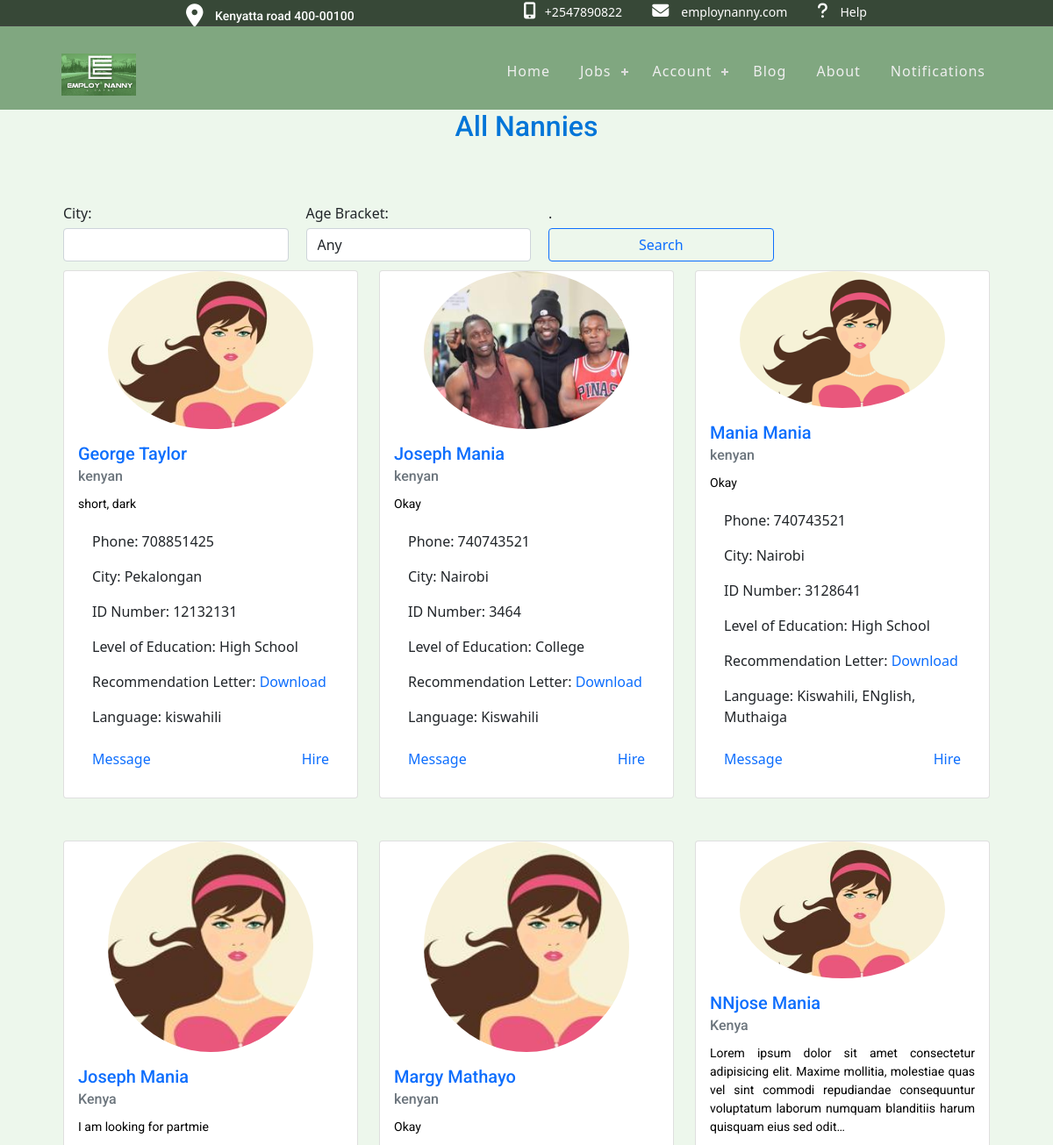
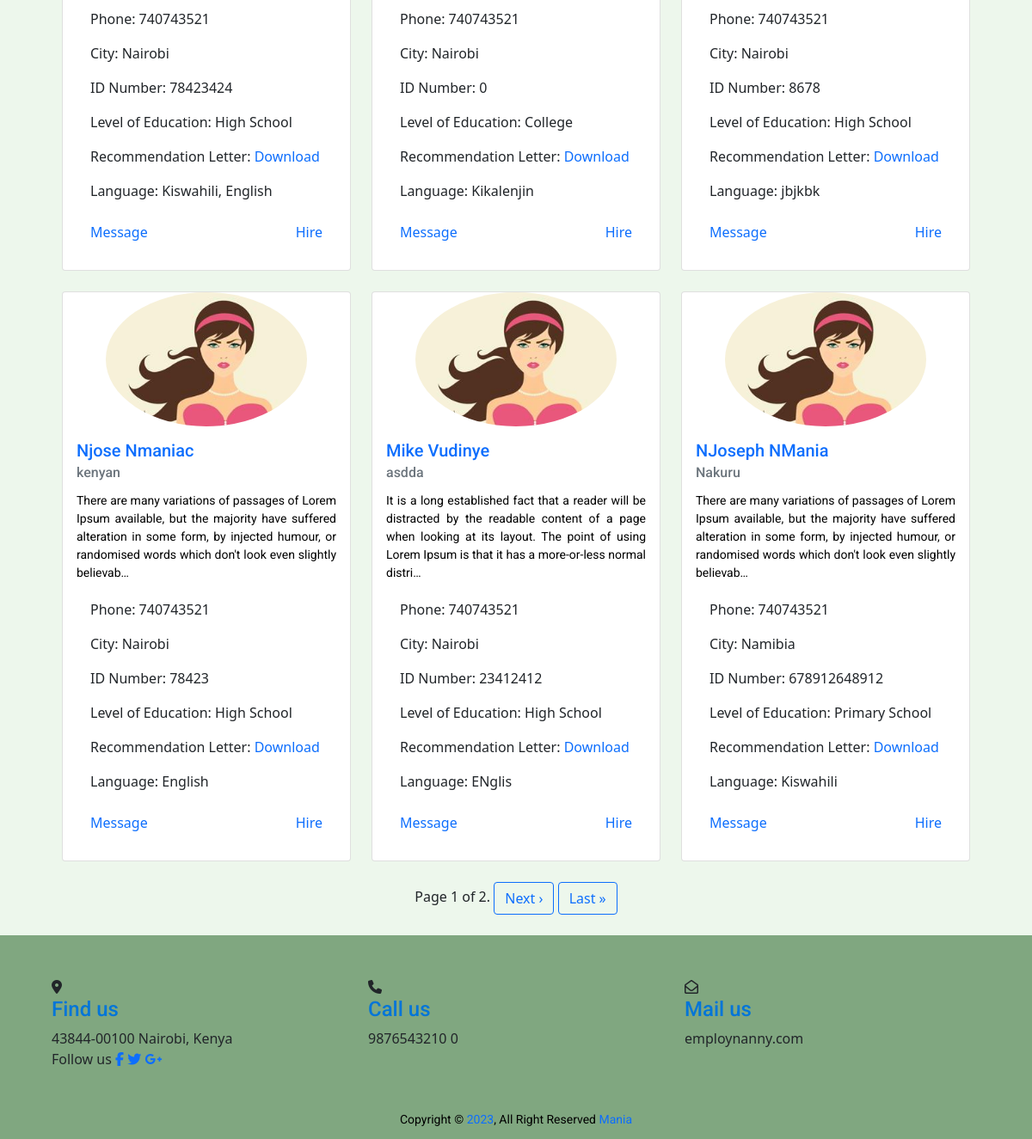
The page /nannies on the database its author committed (2 pictures, top to bottom).
### users/models.py (models this page shows, shortened)
class NannyDetails(models.Model):
    user = models.OneToOneField(User, on_delete=models.CASCADE)
    first_name = models.CharField(max_length=100)
    last_name = models.CharField(max_length=100)
    phone = models.IntegerField(default=0)
    city = models.CharField(max_length=100)
    address = models.CharField(max_length=200)
    id_number = models.IntegerField(default=0)
    level_of_education = models.CharField(
        max_length=100, choices=HIGHEST_LEVEL_EDUCATION)
    recommendation_letter = models.FileField(
        upload_to='recommendations/', null=True, blank=True)
    id_front_image = models.ImageField(
        upload_to='id_images/', default=0)
    id_back_image = models.ImageField(
        upload_to='id_images/', default=0)
    good_conduct_certificate = models.FileField(
        upload_to='good_conduct/', null=True, blank=True)
    nationality = models.CharField(max_length=100, choices=NATIONALITY_CHOICES)
    availability = models.CharField(
        max_length=100, choices=AVAILABILITY_CHOICES)
    language = models.CharField(max_length=200)
    date_joined = models.DateTimeField(auto_now_add=True)
    years_of_experience = models.IntegerField(default=0)
    age_bracket = models.CharField(
        max_length=100, choices=AGE_GROUP_CHOICES, default="N/A")
    description = models.TextField(blank=True)
    image = models.ImageField(
        default='default.jpg', upload_to='nanny_profile_pics')

### jobapp/views.py (the view)
# urls.py: path("nannies", views.show_all_nannies, name="nannies"),
def show_all_nannies(request):
    city_query = request.GET.get('city', '')
    age_query = request.GET.get('age')
    if city_query and age_query:
        nannies = NannyDetails.objects.filter(
            city__icontains=city_query, age_bracket=age_query).order_by("-date_joined")
    elif city_query:
        nannies = NannyDetails.objects.filter(
            city__icontains=city_query).order_by("-date_joined")
    elif age_query:
        nannies = NannyDetails.objects.filter(
            age_bracket=age_query).order_by("-date_joined")
    else:
        nannies = NannyDetails.objects.all().order_by("-date_joined")
    paginator = Paginator(nannies, 9)
    page_number = request.GET.get('page')
    page_obj = paginator.get_page(page_number)
    age_query_value = age_query if age_query else ''
    context = {
        "page_obj": page_obj,
        "city_query": city_query,
        "age_query": AGE_GROUP_CHOICES,  # add age choices to context
        "selected_age_query": age_query_value,  # add selected_age_query to context
    }
    return render(request, "jobapp/nannies_available.html", context)

### jobapp/templatetags/jobapp_tags.py (called while the page is built)
@register.filter(name='has_group')
def has_group(user, group_name):
    return user.groups.filter(name=group_name).exists()

### jobapp/templates/jobapp/nannies_available.html (shortened to what this page needs)
{% extends 'jobapp/base.html' %}
{% block content %}
<h2 class="text-center">All Nannies</h2>
<div class="container" style="max-width: 90%">
<form method="GET" >
  <div class="form-row">
    <div class="form-group col-md-3">
      <label for="city">City:</label>
      <input type="text" class="form-control" id="city" name="city" value="{{ city_query }}">
    </div>
    <div class="form-group col-md-3">
      <label for="age">Age Bracket:</label>
      <select class="form-control" id="age" name="age">
        <option value="">Any</option>
      </select>
    </div>
    <div class="form-group col-md-3">
        <label for="age">.</label>
      <button type="submit" class="btn btn-outline-primary btn-block">Search</button>
    </div>
  </div>
</form>
  <div class="row justify-content-center mb-4 px-6">
    {% for nanny in page_obj %}
      <div class="col-md-4 mb-4">
        <div class="card h-100">
          <img class="card-img-top img-fluid nanny-image" src="{{ nanny.image.url }}" alt="Profile picture">
          <div class="card-body">
            <h5 class="card-title"><a href="{% url 'nanny_profile' nanny.id %}">{{ nanny.first_name }} {{ nanny.last_name }}</a></h5>
            <h6 class="card-subtitle mb-2 text-muted">{{ nanny.nationality }}</h6>
            <p class="card-text">{{ nanny.description|truncatechars:200 }}</p>
            <ul class="list-group list-group-flush">
              <li class="list-group-item">Phone: {{ nanny.phone }}</li>
              <li class="list-group-item">City: {{ nanny.city }}</li>
              <li class="list-group-item">ID Number: {{ nanny.id_number }}</li>
              <li class="list-group-item">Level of Education: {{ nanny.get_level_of_education_display }}</li>
              <li class="list-group-item">Recommendation Letter: {% if nanny.recommendation_letter %}<a href="{{ nanny.recommendation_letter.url }}">Download</a>{% else %}N/A{% endif %}</li>
              <li class="list-group-item">Language: {{ nanny.language }}</li>
            </ul>
            <div class="card-body d-flex justify-content-between align-items-end">
              <a href="{% url 'direct_contract_index' nanny_id=nanny.id%}" class="card-link float-left">Message</a>
              <a href="{% url 'direct_contract' nanny.id %}" class="card-link ml-auto">Hire</a>
            </div>
          </div>
        </div>
      </div>
      {% if forloop.counter|divisibleby:3 %}
        </div><div class="row justify-content-center">
      {% endif %}
    {% endfor %}
  </div>
</div>
{% if page_obj.has_other_pages %}
  <div class="pagination justify-content-center">
    <span class="step-links">
      <span class="current-page">
        Page {{ page_obj.number }} of {{ page_obj.paginator.num_pages }}.
      </span>
      {% if page_obj.has_next %}
        <a href="?page={{ page_obj.next_page_number }}" class="btn btn-outline-primary">Next &rsaquo;</a>
        <a href="?page={{ page_obj.paginator.num_pages }}" class="btn btn-outline-primary">Last &raquo;</a>
      {% endif %}
    </span>
  </div>
{% endif %}
{% endblock %}

### static/css/base.css (style rules this page uses)
p { color: black; font-family: 'Roboto', sans-serif; }
:root { --background-color: #ffffff; --text-color: #000000; }

### static/css/registration.css (style rules this page uses)
::placeholder { color: #969fa4; }
p { text-align: center; font-size: 14px; color: #090a09; margin: 12px 0; }
form { padding-top: 60px; }

### static/css/header.css (style rules this page uses)
h1, h2, h3, h4, h5 { color: #0275d8; font-family: 'Roboto', sans-serif; }
h6 { font-family: 'Roboto', sans-serif; }
a, a:hover, a:focus, a:active { text-decoration: none; outline: none; }
body { background-color: rgb(237, 247, 236); }
ul { margin: 0; padding: 0; list-style: none; }

### static/css/home.css (style rules this page uses)
img { width: 100%; }

### static/css/nannyDetails.css (style rules this page uses)
.container { margin-right: auto; margin-left: auto; max-width: 800px; }
.form-group { display: flex; flex-direction: column; margin-right: 10px; margin-bottom: 10px; width: 45%; }
.form-group:last-child { margin-right: 0; }
.row { display: flex; flex-wrap: wrap; }
label { margin-bottom: 5px; }

### static/css/aboutus.css (style rules this page uses)
p { text-align: justify; color: black }

### static/css/nanny.css (style rules this page uses)
.nanny-image { object-fit: cover; width: 70%; height: 40%; border-radius: 50%; margin-left: auto; margin-right: auto; }

### static/css/payment_home.css (style rules this page uses)
.d-flex { display: flex; }
.justify-content-center { justify-content: center; }

### rows shown on the page
NannyDetails: image (placeholder picture), first_name "George", last_name "Taylor", nationality "kenyan", description "short, dark", phone "708851425", city "Pekalongan", id_number "12132131", level_of_education "High School", language "kiswahili"
NannyDetails: image (picture), first_name "Joseph", last_name "Mania", nationality "kenyan", description "Okay", phone "740743521", city "Nairobi", id_number "3464", level_of_education "College", language "Kiswahili"
NannyDetails: image (placeholder picture), first_name "Mania", last_name "Mania", nationality "kenyan", description "Okay", phone "740743521", city "Nairobi", id_number "3128641", level_of_education "High School", language "Kiswahili, ENglish, Muthaiga"
NannyDetails: image (placeholder picture), first_name "Joseph", last_name "Mania", nationality "Kenya", description "I am looking for partmie", phone "740743521", city "Nairobi", id_number "78423424", level_of_education "High School", language "Kiswahili, English"
NannyDetails: image (placeholder picture), first_name "Margy", last_name "Mathayo", nationality "kenyan", description "Okay", phone "740743521", city "Nairobi", id_number "0", level_of_education "College", language "Kikalenjin"
NannyDetails: image (placeholder picture), first_name "NNjose", last_name "Mania", nationality "Kenya", description "Lorem ipsum dolor sit amet consectetur adipisicing elit. Maxime mollitia, molestiae quas vel sint commodi repudiandae consequuntur voluptatum laborum numquam blanditiis harum quisquam eius sed odit…", phone "740743521", city "Nairobi", id_number "8678", level_of_education "High School", language "jbjkbk"
NannyDetails: image (placeholder picture), first_name "Njose", last_name "Nmaniac", nationality "kenyan", description "There are many variations of passages of Lorem Ipsum available, but the majority have suffered alteration in some form, by injected humour, or randomised words which don't look even slightly believab…", phone "740743521", city "Nairobi", id_number "78423", level_of_education "High School", language "English"
NannyDetails: image (placeholder picture), first_name "Mike", last_name "Vudinye", nationality "asdda", description "It is a long established fact that a reader will be distracted by the readable content of a page when looking at its layout. The point of using Lorem Ipsum is that it has a more-or-less normal distri…", phone "740743521", city "Nairobi", id_number "23412412", level_of_education "High School", language "ENglis"
NannyDetails: image (placeholder picture), first_name "NJoseph", last_name "NMania", nationality "Nakuru", description "There are many variations of passages of Lorem Ipsum available, but the majority have suffered alteration in some form, by injected humour, or randomised words which don't look even slightly believab…", phone "740743521", city "Namibia", id_number "678912648912", level_of_education "Primary School", language "Kiswahili"

### other values the page prints
{{ page_obj.number }} "1"
{{ page_obj.paginator.num_pages }} "2"
